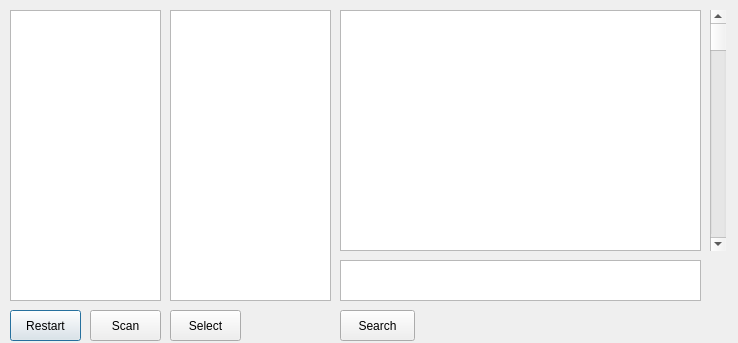
<?xml version="1.0" encoding="UTF-8"?>
<ui version="4.0">
 <class>Dialog</class>
 <widget class="QDialog" name="Dialog">
  <property name="geometry">
   <rect>
    <x>0</x>
    <y>0</y>
    <width>738</width>
    <height>343</height>
   </rect>
  </property>
  <property name="windowTitle">
   <string>Dialog</string>
  </property>
  <widget class="QPushButton" name="pushButton">
   <property name="geometry">
    <rect>
     <x>10</x>
     <y>310</y>
     <width>71</width>
     <height>31</height>
    </rect>
   </property>
   <property name="text">
    <string>Restart</string>
   </property>
  </widget>
  <widget class="QPushButton" name="pushButton_2">
   <property name="geometry">
    <rect>
     <x>90</x>
     <y>310</y>
     <width>71</width>
     <height>31</height>
    </rect>
   </property>
   <property name="text">
    <string>Scan</string>
   </property>
  </widget>
  <widget class="QListView" name="listView">
   <property name="geometry">
    <rect>
     <x>10</x>
     <y>10</y>
     <width>151</width>
     <height>291</height>
    </rect>
   </property>
  </widget>
  <widget class="QListWidget" name="listWidget">
   <property name="geometry">
    <rect>
     <x>170</x>
     <y>10</y>
     <width>161</width>
     <height>291</height>
    </rect>
   </property>
  </widget>
  <widget class="QPushButton" name="pushButton_3">
   <property name="geometry">
    <rect>
     <x>170</x>
     <y>310</y>
     <width>71</width>
     <height>31</height>
    </rect>
   </property>
   <property name="text">
    <string>Select</string>
   </property>
  </widget>
  <widget class="QListView" name="listView_2">
   <property name="geometry">
    <rect>
     <x>340</x>
     <y>10</y>
     <width>361</width>
     <height>241</height>
    </rect>
   </property>
  </widget>
  <widget class="QScrollBar" name="verticalScrollBar">
   <property name="geometry">
    <rect>
     <x>710</x>
     <y>10</y>
     <width>16</width>
     <height>241</height>
    </rect>
   </property>
   <property name="orientation">
    <enum>Qt::Vertical</enum>
   </property>
  </widget>
  <widget class="QTextEdit" name="textEdit">
   <property name="geometry">
    <rect>
     <x>340</x>
     <y>260</y>
     <width>361</width>
     <height>41</height>
    </rect>
   </property>
  </widget>
  <widget class="QPushButton" name="pushButton_4">
   <property name="geometry">
    <rect>
     <x>340</x>
     <y>310</y>
     <width>75</width>
     <height>31</height>
    </rect>
   </property>
   <property name="text">
    <string>Search</string>
   </property>
  </widget>
 </widget>
 <resources/>
 <connections/>
</ui>
